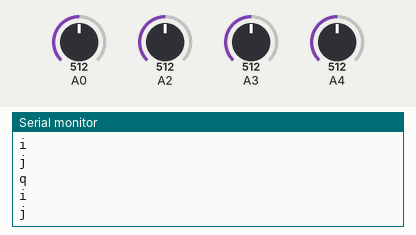
Recording of a sketch running on a simulated Arduino Uno, built with avr-gcc and run on an emulated ATmega328P. On the bench: the last lines printed to the serial monitor. The inputs (shaded band) are chosen by the test bench; at power-on: A2 = 512, A3 = 512, A0 = 512, A4 = 512.

Above: at 3.4 s.
3.5 s: A2 set to 407
At 3.76 s:
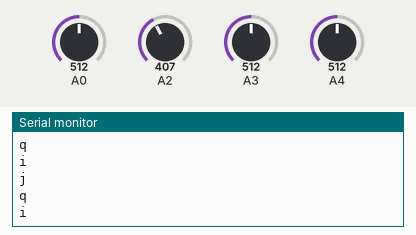
5.0 s: A2 set to 380
At 5.56 s:
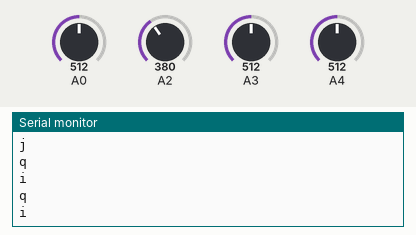
6.5 s: A3 set to 412
8.0 s: A3 set to 385
At 8.42 s:
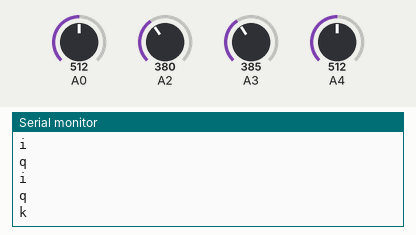
9.9 s: A2 set to 304
At 9.99 s:
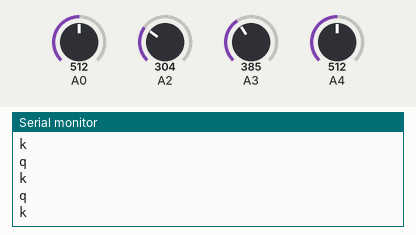
11.4 s: A2 set to 283
At 11.81 s:
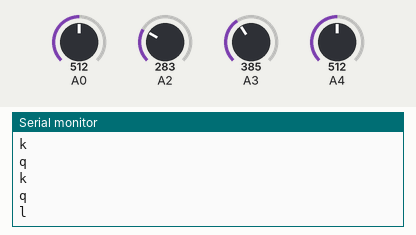

The sketch:

MobileBaseController.ino
```cpp
// Developed by: Najeeb Ahmed Bhuiyan, Department of Mechatronics Engineering, RUET, Bangladesh.
// Email: nabq2000@gmail.com
// Github Repo: https://github.com/NajeebAhmedBhuiyan/Gesture-Based-Mobile-Robot-Control-in-ROS

#include <Arduino.h>

void setup() {
    Serial.begin(9600);  // Start serial communication
}

void loop() {
    int accelerator = analogRead(A0);
    int decelerator = analogRead(A4);
    int x = analogRead(A3);
    int y = analogRead(A2);

    bool directionSent = false; // Flag to check if any direction was sent

    if (accelerator > 20) {
        Serial.println("q"); // Send 'q' over serial
        delay(10);
    }
    if (decelerator > 620) {
        Serial.println("z"); // Send 'z' over serial
        delay(10);
    }

    // Check x-axis conditions
    if (x > 401) {
        Serial.println("i"); // Forward
        directionSent = true;
        delay(250);
    }
    if (x < 300) {
        Serial.println(","); // Backward
        directionSent = true;
        delay(250);
    }

    // Check y-axis conditions
    if (y > 390) {
        Serial.println("j"); // Left
        directionSent = true;
        delay(250);
    }
    if (y < 295) {
        Serial.println("l"); // Right
        directionSent = true;
        delay(250);
    }

    // If no direction was sent, send 'k'
    if (!directionSent) {
        Serial.println("k");
        delay(250); // Small delay to prevent spamming
    }
}
```

Measured:
- the behaviour switches between 402 and 401 on A3 (found by bisection; images 2 and 3)
- the behaviour switches between 295 and 294 on A2 (found by bisection; images 4 and 5)
- after the input at 8.0 s, the serial monitor: prints a new line after 0.24 s (image 3)
- after the input at 11.4 s, the serial monitor: prints a new line after 0.23 s (image 5)
